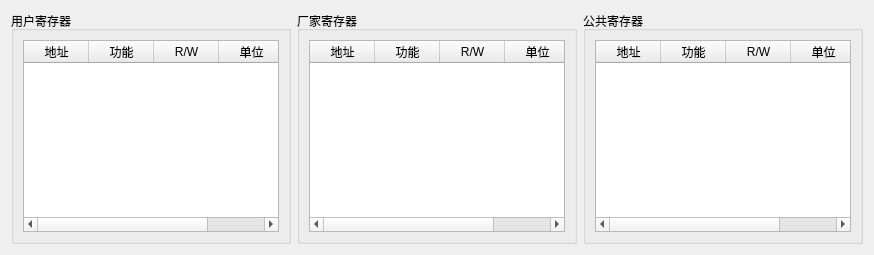
          <widget class="QWidget" name="tab_5">
           <attribute name="title">
            <string>ADP</string>
           </attribute>
           <layout class="QHBoxLayout" name="horizontalLayout_21">
            <item>
             <widget class="QGroupBox" name="groupBox_14">
              <property name="title">
               <string>用户寄存器</string>
              </property>
              <layout class="QGridLayout" name="gridLayout_13">
               <item row="0" column="0">
                <widget class="QTableWidget" name="ADPUserRegtableWidget">
                 <property name="frameShape">
                  <enum>QFrame::Shape::StyledPanel</enum>
                 </property>
                 <property name="frameShadow">
                  <enum>QFrame::Shadow::Sunken</enum>
                 </property>
                 <property name="lineWidth">
                  <number>1</number>
                 </property>
                 <property name="gridStyle">
                  <enum>Qt::PenStyle::SolidLine</enum>
                 </property>
                 <property name="rowCount">
                  <number>0</number>
                 </property>
                 <attribute name="horizontalHeaderCascadingSectionResizes">
                  <bool>false</bool>
                 </attribute>
                 <attribute name="horizontalHeaderDefaultSectionSize">
                  <number>65</number>
                 </attribute>
                 <attribute name="verticalHeaderCascadingSectionResizes">
                  <bool>false</bool>
                 </attribute>
                 <column>
                  <property name="text">
                   <string>地址</string>
                  </property>
                 </column>
                 <column>
                  <property name="text">
                   <string>功能</string>
                  </property>
                 </column>
                 <column>
                  <property name="text">
                   <string>R/W</string>
                  </property>
                 </column>
                 <column>
                  <property name="text">
                   <string>单位</string>
                  </property>
                 </column>
                </widget>
               </item>
              </layout>
             </widget>
            </item>
            <item>
             <widget class="QGroupBox" name="groupBox_15">
              <property name="title">
               <string>厂家寄存器</string>
              </property>
              <layout class="QGridLayout" name="gridLayout_14">
               <item row="0" column="0">
                <widget class="QTableWidget" name="ADPFacRegtableWidget">
                 <property name="rowCount">
                  <number>0</number>
                 </property>
                 <attribute name="horizontalHeaderCascadingSectionResizes">
                  <bool>false</bool>
                 </attribute>
                 <attribute name="horizontalHeaderDefaultSectionSize">
                  <number>65</number>
                 </attribute>
                 <column>
                  <property name="text">
                   <string>地址</string>
                  </property>
                 </column>
                 <column>
                  <property name="text">
                   <string>功能</string>
                  </property>
                 </column>
                 <column>
                  <property name="text">
                   <string>R/W</string>
                  </property>
                 </column>
                 <column>
                  <property name="text">
                   <string>单位</string>
                  </property>
                 </column>
                </widget>
               </item>
              </layout>
             </widget>
            </item>
            <item>
             <widget class="QGroupBox" name="groupBox_16">
              <property name="title">
               <string>公共寄存器</string>
              </property>
              <layout class="QGridLayout" name="gridLayout_15">
               <item row="0" column="0">
                <widget class="QTableWidget" name="ADPCommonRegtableWidget">
                 <property name="frameShape">
                  <enum>QFrame::Shape::StyledPanel</enum>
                 </property>
                 <property name="frameShadow">
                  <enum>QFrame::Shadow::Sunken</enum>
                 </property>
                 <property name="lineWidth">
                  <number>1</number>
                 </property>
                 <property name="gridStyle">
                  <enum>Qt::PenStyle::SolidLine</enum>
                 </property>
                 <property name="rowCount">
                  <number>0</number>
                 </property>
                 <attribute name="horizontalHeaderCascadingSectionResizes">
                  <bool>false</bool>
                 </attribute>
                 <attribute name="horizontalHeaderDefaultSectionSize">
                  <number>65</number>
                 </attribute>
                 <attribute name="verticalHeaderCascadingSectionResizes">
                  <bool>false</bool>
                 </attribute>
                 <column>
                  <property name="text">
                   <string>地址</string>
                  </property>
                 </column>
                 <column>
                  <property name="text">
                   <string>功能</string>
                  </property>
                 </column>
                 <column>
                  <property name="text">
                   <string>R/W</string>
                  </property>
                 </column>
                 <column>
                  <property name="text">
                   <string>单位</string>
                  </property>
                 </column>
                </widget>
               </item>
              </layout>
             </widget>
            </item>
           </layout>
          </widget>
